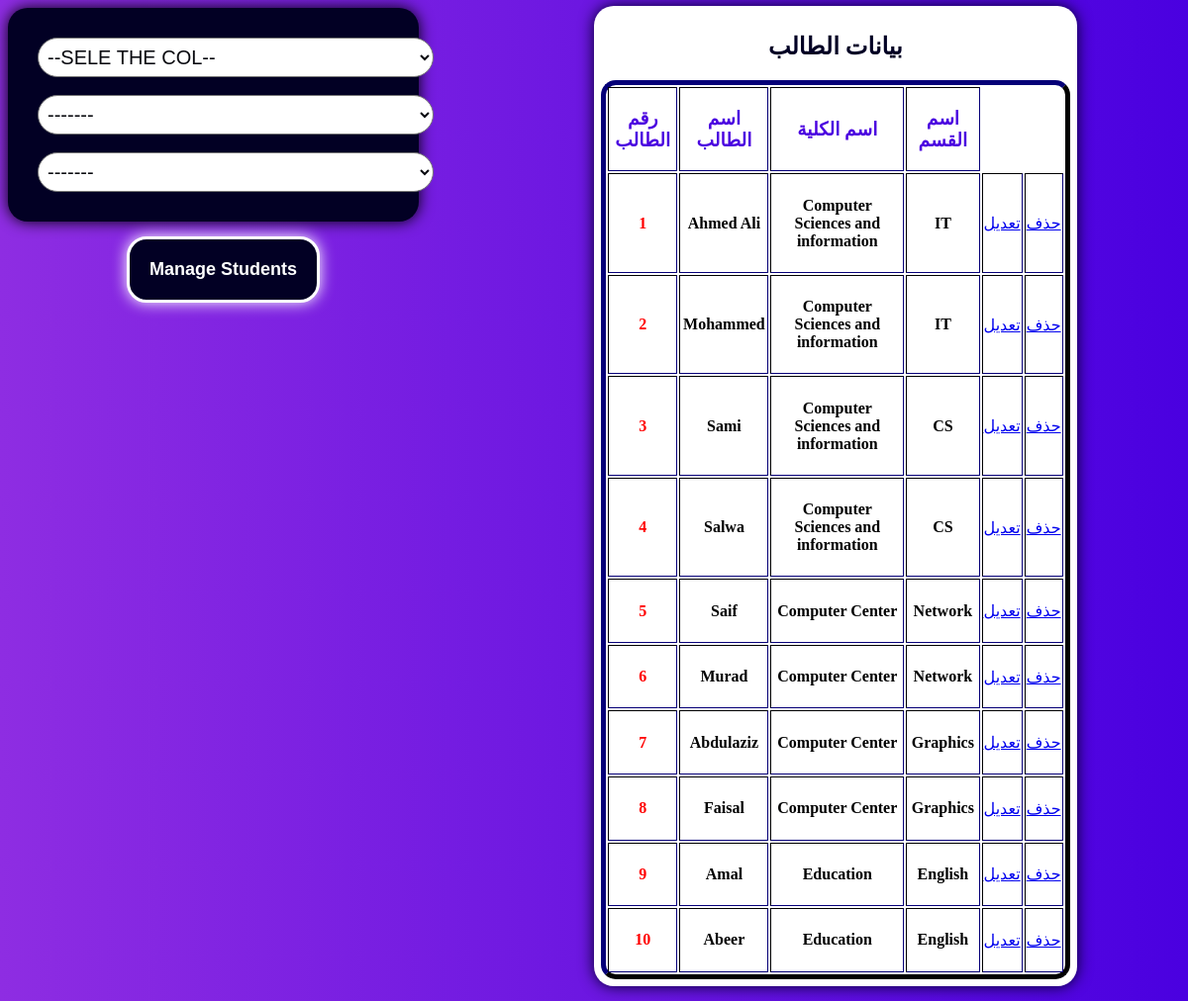
The page / on the database its author committed.
### tables this page shows
CREATE TABLE `st` (
  `St_No` int(11) NOT NULL,
  `Col_No` int(11) NOT NULL,
  `Dep_No` int(11) NOT NULL,
  `St_Name` varchar(255) NOT NULL
);

CREATE TABLE `col` (
  `Col_No` int(11) NOT NULL,
  `Col_Name` varchar(255) NOT NULL
);

CREATE TABLE `depart` (
  `Dep_No` int(11) NOT NULL,
  `Col_No` int(11) NOT NULL,
  `Dep_Name` varchar(255) NOT NULL
);

### index.php (the view, shortened to what this page needs)
<!DOCTYPE html>
<html lang="en">
<head>
  <head>
  </head>
<body>
  <div>
    <form>
      <select name="Col" id="Col" onchange="dep(this.value);">
        <option value="">--SELE THE COL--</option>
      </select> <br><br>
      <select name="Dep" id="Dep" onchange="st(this.value);">
        <option>-------</option>
      </select><br><br>
      <select name="St" id="St">
        <option onchange="print_stu_info('','','')">-------</option>
      </select>
    </form>
  </div>
  <input type="submit" value="Manage Students" class="btnAddPage" onclick="goto_add_page('insert.php')">
  <form>
    <div class="Dst">
      <h2>بيانات الطالب</h2>
      <table border='5' mothed='POST' class="table">
        <thead>
          <tr>
            <td>
              <h3>رقم الطالب</h3>
            </td>
            <td>
              <h3>اسم الطالب</h3>
            </td>
            <td>
              <h3>اسم الكلية</h3>
            </td>
            <td>
              <h3>اسم القسم</h3>
            </td>
          </tr>
        </thead>
        <?php
        $conn = mysqli_connect("localhost", "root", "", "student");
        mysqli_query($conn, "SET NAMES utf8");
        mysqli_query($conn, "SET CHARACTER SET utf8");
        $selectde = "SELECT st.St_No, Col.Col_Name, depart.Dep_Name, st.St_Name FROM st, depart, col where st.Col_No = Col.Col_No and depart.Dep_No = st.Dep_No";
        $sede = mysqli_query($conn, $selectde);
        while ($row = mysqli_fetch_array($sede)) {
        ?>
          <tbody>
            <tr>
              <th><?php echo "<h4><font color=red>" . $row['St_No'] . "</font></h4>"; ?></th>
              <th><?php echo "<h4><font color=black>" . $row['St_Name'] . "</font></h4>"; ?></th>
              <th><?php echo "<h4><font color=black>" . $row['Col_Name'] . "</font></h4>"; ?></th>
              <th><?php echo "<h4><font color=black>" . $row['Dep_Name'] . "</font></h4>"; ?></th>
               <td>
                <a href="edit.php?id=<?php echo $row['St_No'] ?>">تعديل</a>
              </td>
              <td>
                <a href="delete_student.php?id=<?php echo $row['St_No'] ?>">حذف</a>
              </td>
            </tr>
          </tbody>
        <?php
        }
        ?>
      </table>
    </div>
  </form>
</body>
</html>

### index.php (style rules this page uses)
div { width: 30%; height: 20%; border-radius: 20px 20px 20px 20px; box-shadow: 0px 0px 15px; background: rgb(2, 0, 36); text-align: center; padding: 30px; margin-bottom: 15px; }
body { background: linear-gradient(to right, #8e2de2, #4a00e0); }
.btnAddPage { border: 3px solid white; border-radius: 20px; box-shadow: 0px 0px 15px; background: rgb(2, 0, 36); text-align: center; font-size: large; font-weight: bold; color: white; padding: 20px; margin-left: 120px; }
select { font-size: 20px; padding: 5px; height: 40px; width: 400px; background-color: white; color: rgb(8, 9, 15); border-radius: 50px; }
.table { color: #4a00e0; border-radius: 15px; border-color: rgb(2, 0, 36); }
.Dst { background-color: white; margin-left: 50%; color: rgb(2, 0, 36); padding: 7px; margin-top: -300px; width: 40%; }

### rows shown on the page
st: St_No "1", St_Name "Ahmed Ali", col.Col_Name "Computer Sciences and information", depart.Dep_Name "IT"
st: St_No "2", St_Name "Mohammed", col.Col_Name "Computer Sciences and information", depart.Dep_Name "IT"
st: St_No "3", St_Name "Sami", col.Col_Name "Computer Sciences and information", depart.Dep_Name "CS"
st: St_No "4", St_Name "Salwa", col.Col_Name "Computer Sciences and information", depart.Dep_Name "CS"
st: St_No "5", St_Name "Saif", col.Col_Name "Computer Center", depart.Dep_Name "Network"
st: St_No "6", St_Name "Murad", col.Col_Name "Computer Center", depart.Dep_Name "Network"
st: St_No "7", St_Name "Abdulaziz", col.Col_Name "Computer Center", depart.Dep_Name "Graphics"
st: St_No "8", St_Name "Faisal", col.Col_Name "Computer Center", depart.Dep_Name "Graphics"
st: St_No "9", St_Name "Amal", col.Col_Name "Education", depart.Dep_Name "English"
st: St_No "10", St_Name "Abeer", col.Col_Name "Education", depart.Dep_Name "English"
